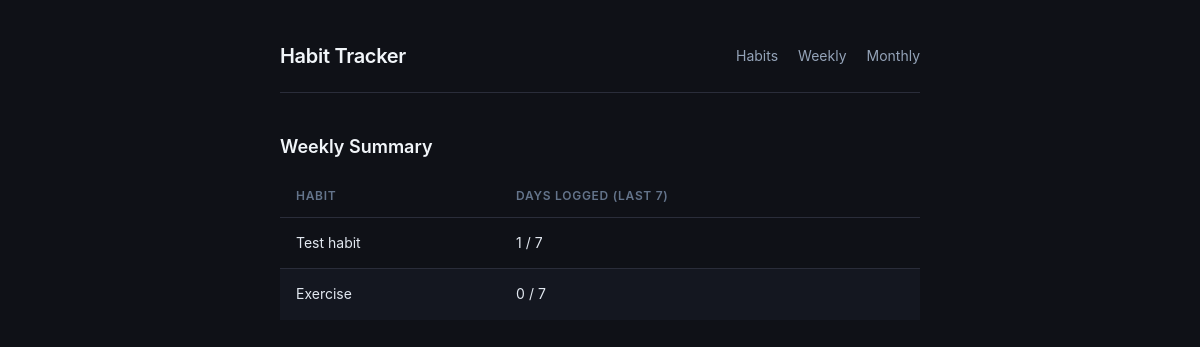
Before: /weekly with the older database file.
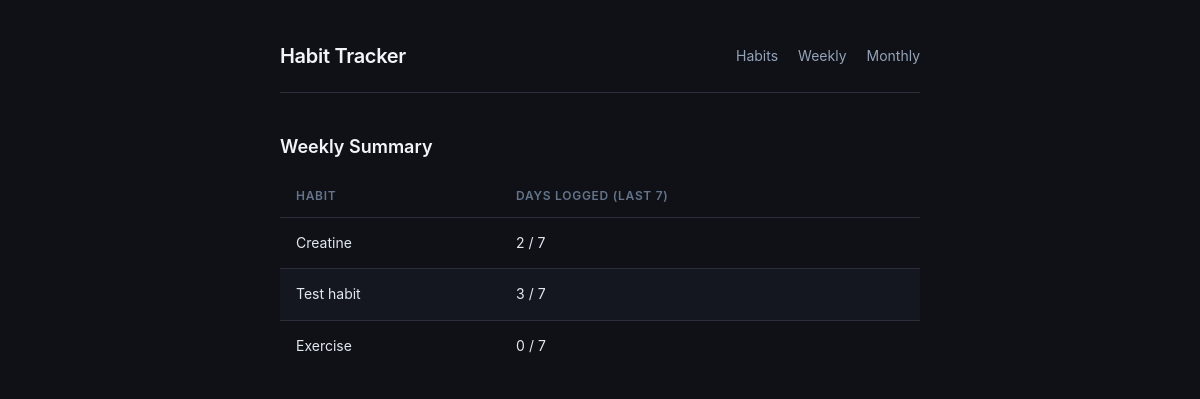
After: the same page with the newer database file.
### tables this page shows
CREATE TABLE habits (
            id INTEGER PRIMARY KEY AUTOINCREMENT,
            name TEXT NOT NULL UNIQUE,
            created_at DATE DEFAULT (DATE('now'))
        );

### app.py (the view)
@app.route("/weekly")
def weekly_summary():
    summary = get_weekly_summary()
    return render_template("weekly.html", summary=summary)

### database.py (called while the page is built)
def get_connection():
    conn = sqlite3.connect(DB_NAME)
    conn.row_factory = sqlite3.Row
    return conn

def get_weekly_summary():
    conn = get_connection()
    today = date.today()
    week_ago = today - timedelta(days=6)
    habits = conn.execute("SELECT * FROM habits ORDER BY created_at DESC").fetchall()
    summary = []
    for habit in habits:
        count = conn.execute(
            "SELECT COUNT(*) FROM logs WHERE habit_id = ? AND logged_date BETWEEN ? AND ?",
            (habit["id"], week_ago.isoformat(), today.isoformat())
        ).fetchone()[0]
        summary.append({"name": habit["name"], "count": count, "out_of": 7})
    conn.close()
    return summary

### templates/weekly.html (shortened to what this page needs)
{% extends "base.html" %}
{% block content %}
<h2>Weekly Summary</h2>
{% if summary %}
<table>
    <thead>
        <tr>
            <th>Habit</th>
            <th>Days logged (last 7)</th>
        </tr>
    </thead>
    <tbody>
        {% for row in summary %}
        <tr>
            <td>{{ row["name"] }}</td>
            <td>{{ row["count"] }} / {{ row["out_of"] }}</td>
        </tr>
        {% endfor %}
    </tbody>
</table>
{% else %}
<p class="empty">No habits yet. <a href="/">Add some!</a></p>
{% endif %}
{% endblock %}

Changed rows visible on the page:
added habits: name "Creatine", count "2", out_of "7"
computed for habits "Test habit": count "1" → "3"
